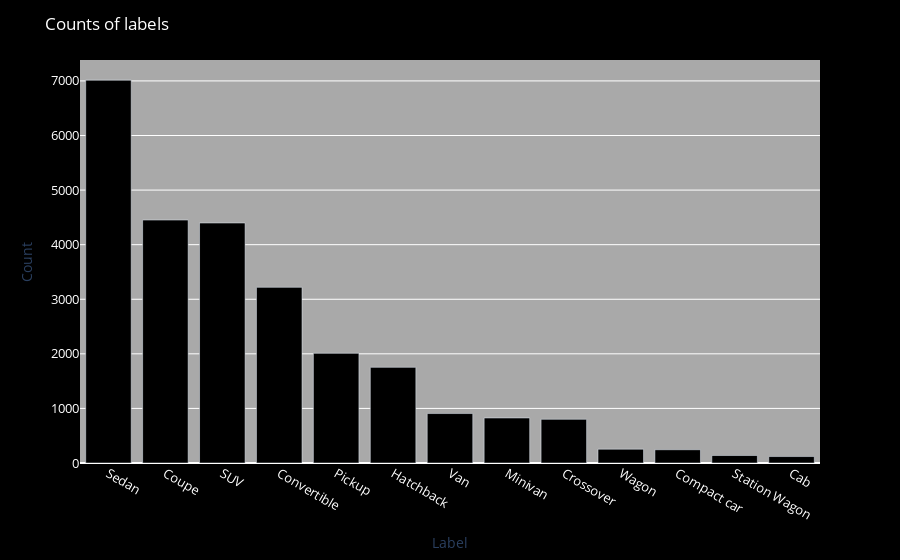

The notebook cell saved with this chart:
### Code cell
car_types_final = final_df["car_type"].value_counts()

fig = px.bar(x=car_types_final.index, y= car_types_final.values)

# Customize the background color
fig.update_layout(
    plot_bgcolor='darkgrey',
    paper_bgcolor='black',
    title="Counts of labels", 
    title_font=dict(color='white'), 
    xaxis_title="Label",
    yaxis_title="Count", 
)
# Customize the color of bars
fig.update_traces(marker_color='black')

# Customize the color of labels
fig.update_layout(
    xaxis=dict(tickfont=dict(color='white', size=13)),
    yaxis=dict(tickfont=dict(color='white', size=13))
)
fig.show()

### Figure 1 — Plotly figure (JSON) as saved in the notebook; plotly's stock layout.template omitted (floating-point values rounded to 4 significant figures)
{"data": [{"alignmentgroup": "True", "hovertemplate": "x=%{x}<br>y=%{y}<extra></extra>", "legendgroup": "", "marker": {"color": "black", "pattern": {"shape": ""}}, "name": "", "offsetgroup": "", "orientation": "v", "showlegend": false, "textposition": "auto", "type": "bar", "x": ["Sedan", "Coupe", "SUV", "Convertible", "Pickup", "Hatchback", "Van", "Minivan", "Crossover", "Wagon", "Compact car", "Station Wagon", "Cab"], "xaxis": "x", "y": [7014, 4451, 4397, 3218, 2010, 1752, 906, 825, 800, 253, 243, 137, 118], "yaxis": "y"}], "layout": {"barmode": "relative", "legend": {"tracegroupgap": 0}, "margin": {"t": 60}, "paper_bgcolor": "black", "plot_bgcolor": "darkgrey", "title": {"font": {"color": "white"}, "text": "Counts of labels"}, "xaxis": {"anchor": "y", "domain": [0, 1], "tickfont": {"color": "white", "size": 13}, "title": {"text": "Label"}}, "yaxis": {"anchor": "x", "domain": [0, 1], "tickfont": {"color": "white", "size": 13}, "title": {"text": "Count"}}}}
